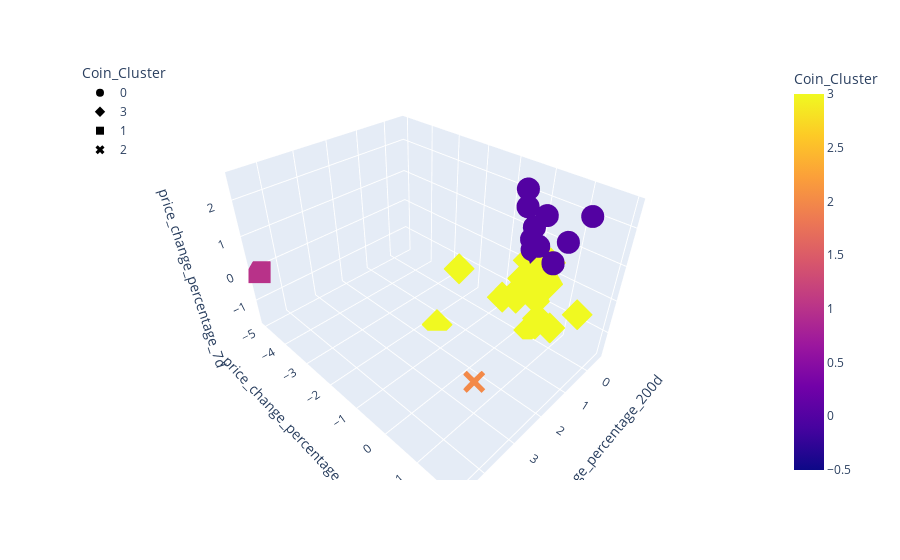

The cell this chart's notebook holds for it:
### Markdown cell above
#### Answer the following question: 

  * **Question:** After visually analysing the cluster analysis results, what is the impact of using fewer features to cluster the data using K-Means?


  * **Answer:** The PCA clustering on first sight is very similar. However, the PCA has fewer features making it easier to read **and**  the clusters are tighter and therefore more stable. It does not appear that any features missing from the original data will impact the interpretation.

### Code cell
fig1 = px.scatter_3d(
    coin_scaled_predictions,
    y="price_change_percentage_24h",
    z="price_change_percentage_7d",
    x="price_change_percentage_200d",
    color="Coin_Cluster",
    symbol="Coin_Cluster"
    # # hover_name="coin_id"
    # hover_data=["Algorithm", "TotalCoinsMined", "TotalCoinSupply"]
)
fig1.update_layout(legend=dict(x=0, y=1))
fig1.show()

### Figure 1 — Plotly figure (JSON) as saved in the notebook; plotly's stock layout.template omitted (floating-point values rounded to 4 significant figures)
{"data": [{"hovertemplate": "Coin_Cluster=%{marker.color}<br>price_change_percentage_200d=%{x}<br>price_change_percentage_24h=%{y}<br>price_change_percentage_7d=%{z}<extra></extra>", "legendgroup": "0", "marker": {"color": [0, 0, 0, 0, 0, 0, 0, 0, 0, 0, 0, 0, 0], "coloraxis": "coloraxis", "symbol": "circle"}, "mode": "markers", "name": "0", "scene": "scene", "showlegend": true, "x": [-0.356, -0.1158, -0.4998, -0.1882, 0.3878, 0.06508, -0.4863, -0.1559, -0.4492, -0.1176, -0.3551, -0.2652, -0.3582], "y": [0.5085, 0.1854, 1.193, 0.8919, 0.0114, 0.1025, 0.0775, 0.2627, -0.1516, -0.256, 0.5155, -0.1275, -0.1252], "z": [0.4932, 0.9344, 2.001, 1.327, 2.572, 1.508, 0.3343, 1.793, 0.7082, 1.84, 0.4618, 0.9291, 0.5807], "type": "scatter3d"}, {"hovertemplate": "Coin_Cluster=%{marker.color}<br>price_change_percentage_200d=%{x}<br>price_change_percentage_24h=%{y}<br>price_change_percentage_7d=%{z}<extra></extra>", "legendgroup": "3", "marker": {"color": [3, 3, 3, 3, 3, 3, 3, 3, 3, 3, 3, 3, 3, 3, 3, 3, 3, 3, 3, 3, 3, 3, 3, 3, 3, 3], "coloraxis": "coloraxis", "symbol": "diamond"}, "mode": "markers", "name": "3", "scene": "scene", "showlegend": true, "x": [-0.5502, -0.4583, -0.533, -0.02287, -0.5506, -0.5082, -0.2411, -0.4573, -0.3534, -0.5511, -0.1812, -0.5121, -0.452, -0.04736, -0.55, -0.3292, 0.07715, 1.503, -0.5357, -0.5261, 0.8988, 0.8112, -0.4228, -0.4165, -0.5504, 0.5724], "y": [0.02177, -0.04076, 0.449, 0.3313, 0.03435, 0.1557, 0.13, -0.9232, -0.2775, 0.1809, 0.2865, 0.05176, -0.05203, -0.218, 0.06134, 0.2591, 0.5851, -1.612, -0.2969, -0.07131, -1.429, 1.92, -0.409, 0.4147, 0.07804, 1.217], "z": [-0.7063, -0.8109, -0.1907, -1.615, -0.733, -0.9225, -0.04102, -1.437, -0.3852, -0.7049, -0.3263, -0.9284, -0.4572, -0.8494, -0.7067, 0.2495, -0.9942, -1.682, 0.09476, -0.2295, -0.02551, 0.3704, -0.907, 0.414, -0.6877, -0.6077], "type": "scatter3d"}, {"hovertemplate": "Coin_Cluster=%{marker.color}<br>price_change_percentage_200d=%{x}<br>price_change_percentage_24h=%{y}<br>price_change_percentage_7d=%{z}<extra></extra>", "legendgroup": "1", "marker": {"color": [1], "coloraxis": "coloraxis", "symbol": "square"}, "mode": "markers", "name": "1", "scene": "scene", "showlegend": true, "x": [4.632], "y": [-4.981], "z": [-0.04518], "type": "scatter3d"}, {"hovertemplate": "Coin_Cluster=%{marker.color}<br>price_change_percentage_200d=%{x}<br>price_change_percentage_24h=%{y}<br>price_change_percentage_7d=%{z}<extra></extra>", "legendgroup": "2", "marker": {"color": [2], "coloraxis": "coloraxis", "symbol": "x"}, "mode": "markers", "name": "2", "scene": "scene", "showlegend": true, "x": [3.149], "y": [1.046], "z": [-0.6183], "type": "scatter3d"}], "layout": {"scene": {"domain": {"x": [0.0, 1.0], "y": [0.0, 1.0]}, "xaxis": {"title": {"text": "price_change_percentage_200d"}}, "yaxis": {"title": {"text": "price_change_percentage_24h"}}, "zaxis": {"title": {"text": "price_change_percentage_7d"}}}, "coloraxis": {"colorbar": {"title": {"text": "Coin_Cluster"}}, "colorscale": [[0.0, "#0d0887"], [0.1111, "#46039f"], [0.2222, "#7201a8"], [0.3333, "#9c179e"], [0.4444, "#bd3786"], [0.5556, "#d8576b"], [0.6667, "#ed7953"], [0.7778, "#fb9f3a"], [0.8889, "#fdca26"], [1.0, "#f0f921"]]}, "legend": {"title": {"text": "Coin_Cluster"}, "tracegroupgap": 0, "x": 0, "y": 1}, "margin": {"t": 60}}}
